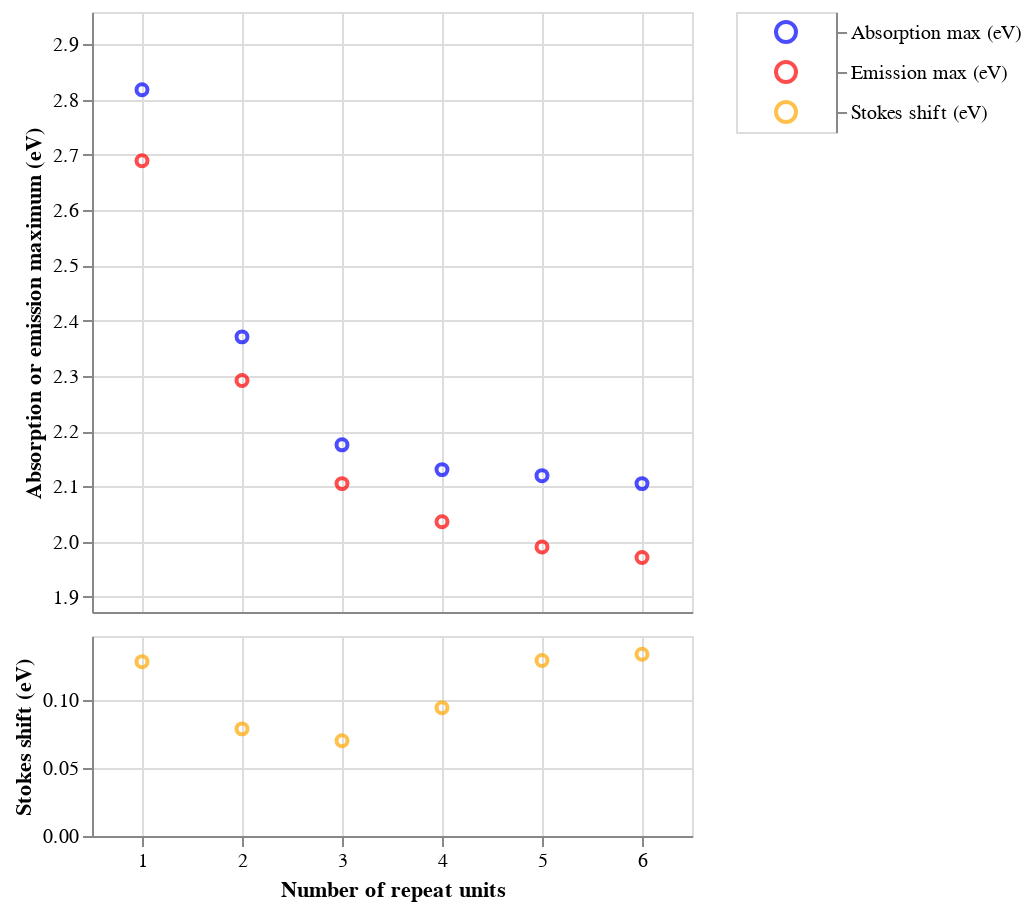

Notebook code for this chart:
### Markdown cell above
As we discussed earlier, for comparisons such as the Stokes shift, it's better to plot in terms of energy. Let's do that and add the Stokes shift on the same x-axis, but below the main plot.

### Code cell
# First scatter plot for "Absorption max (eV)" and "Emission max (eV)" (upper part of the y-axis)
scatter_absorption = (
    alt.Chart(df_matches)
    .mark_point()
    .encode(
        x="repeat_unit_match_count",
        y=alt.Y("Absorption max (eV)", scale=alt.Scale(domain=[y_min_eV, y_max_eV])),
        color=alt.value(absorption_color),
        tooltip=["repeat_unit_match_count", "Absorption max (eV)"],
    )
)

scatter_emission = (
    alt.Chart(df_matches)
    .mark_point()
    .encode(
        x="repeat_unit_match_count",
        y=alt.Y(
            "Emission max (eV)", scale=alt.Scale(domain=[y_min_eV, y_max_eV])
        ),  # Same y-axis range as absorption
        color=alt.value(emission_color),
        tooltip=["repeat_unit_match_count", "Emission max (eV)"],
    )
)

# Second scatter plot for "Stokes shift (eV)" (lower part of the y-axis)
scatter_stokes = (
    alt.Chart(df_matches)
    .mark_point()
    .encode(
        x="repeat_unit_match_count",
        y=alt.Y(
            "Stokes shift (eV)", scale=alt.Scale(domain=[0, stokes_y_max])
        ),  # Stokes shift on a different y-axis range
        color=alt.value(stokes_color),
        tooltip=["repeat_unit_match_count", "Stokes shift (eV)"],
    )
)

# Manual legend with explicit sort order
legend_data = pl.DataFrame(
    {
        "Type": ["Absorption max (eV)", "Emission max (eV)", "Stokes shift (eV)"],
        "Color": [absorption_color, emission_color, stokes_color],
    }
)

legend = (
    alt.Chart(legend_data)
    .mark_point(size=100)
    .encode(
        y=alt.Y(
            "Type:N",
            sort=[
                "Absorption max (eV)",
                "Emission max (eV)",
                "Stokes shift (eV)",
            ],  # Explicit sort order
            axis=alt.Axis(orient="right", title=None),
        ),
        color=alt.Color("Color:N", scale=None),
    )
    .properties(width=50)
)

# Layer the absorption and emission scatter plots
upper_chart = alt.layer(scatter_absorption, scatter_emission).encode(
    y=alt.Y(
        "Absorption max (eV)",
        scale=alt.Scale(domain=[y_min_eV, y_max_eV]),
        title="Absorption or emission maximum (eV)",
    ),
    x=alt.X(
        "repeat_unit_match_count",
        scale=alt.Scale(domain=[0.5, max_x_value]),
        title=None,
        axis=alt.Axis(labels=False, tickSize=0),
    ),
)

# Create the Stokes shift scatter plot
lower_chart = scatter_stokes.encode(
    y=alt.Y(
        "Stokes shift (eV)",
        scale=alt.Scale(domain=[0, stokes_y_max]),
        title="Stokes shift (eV)",
    ),
    x=alt.X(
        "repeat_unit_match_count",
        scale=alt.Scale(domain=[0.5, max_x_value]),
        title="Number of repeat units",
    ),
)

# Combine the two charts vertically with some padding to simulate a break
combined_chart = alt.vconcat(
    upper_chart.properties(height=300), lower_chart.properties(height=100), spacing=10
).resolve_scale(x="shared")

# Display the combined chart with the legend
layered_chart = alt.hconcat(combined_chart, legend)

layered_chart.show()

### Figure 1 — Vega specification as saved in the notebook (floating-point values rounded to 4 significant figures)
{"$schema": "https://vega.github.io/schema/vega/v5.json", "data": [{"name": "source_0"}, {"name": "data_0", "values": [{"Absorption max (eV)": 2.818, "repeat_unit_match_count": 1}, {"Absorption max (eV)": 2.371, "repeat_unit_match_count": 2}, {"Absorption max (eV)": 2.175, "repeat_unit_match_count": 3}, {"Absorption max (eV)": 2.13, "repeat_unit_match_count": 4}, {"Absorption max (eV)": 2.119, "repeat_unit_match_count": 5}, {"Absorption max (eV)": 2.105, "repeat_unit_match_count": 6}]}, {"name": "data_1", "values": [{"Emission max (eV)": 2.689, "repeat_unit_match_count": 1}, {"Emission max (eV)": 2.292, "repeat_unit_match_count": 2}, {"Emission max (eV)": 2.105, "repeat_unit_match_count": 3}, {"Emission max (eV)": 2.036, "repeat_unit_match_count": 4}, {"Emission max (eV)": 1.99, "repeat_unit_match_count": 5}, {"Emission max (eV)": 1.971, "repeat_unit_match_count": 6}]}, {"name": "data_2", "values": [{"Stokes shift (eV)": 0.1284, "repeat_unit_match_count": 1}, {"Stokes shift (eV)": 0.07887, "repeat_unit_match_count": 2}, {"Stokes shift (eV)": 0.07017, "repeat_unit_match_count": 3}, {"Stokes shift (eV)": 0.09445, "repeat_unit_match_count": 4}, {"Stokes shift (eV)": 0.1293, "repeat_unit_match_count": 5}, {"Stokes shift (eV)": 0.1339, "repeat_unit_match_count": 6}]}, {"name": "source_1", "values": [{"Color": "blue", "Type": "Absorption max (eV)", "y_Type_sort_index": 0.0}, {"Color": "red", "Type": "Emission max (eV)", "y_Type_sort_index": 1.0}, {"Color": "orange", "Type": "Stokes shift (eV)", "y_Type_sort_index": 2.0}]}, {"name": "source_1_concat_1_y_domain_Type", "values": [{"Type": "Absorption max (eV)", "sort_field": 0.0}, {"Type": "Emission max (eV)", "sort_field": 1.0}, {"Type": "Stokes shift (eV)", "sort_field": 2.0}]}], "signals": [{"name": "concat_0_width", "value": 300}, {"name": "concat_0_concat_0_height", "value": 300}, {"name": "concat_0_concat_1_height", "value": 100}, {"name": "concat_1_width", "value": 50}, {"name": "concat_1_y_step", "value": 20}, {"name": "concat_1_height", "update": "bandspace(domain('concat_1_y').length, 1, 0.5) * concat_1_y_step"}], "marks": [{"type": "group", "name": "concat_0_group", "marks": [{"type": "group", "name": "concat_0_concat_0_group", "encode": {"update": {"width": {"signal": "concat_0_width"}, "height": {"signal": "concat_0_concat_0_height"}}}, "marks": [{"type": "symbol", "name": "concat_0_concat_0_layer_0_marks", "from": {"data": "data_0"}, "encode": {"update": {"stroke": {"value": "blue"}, "fill": {"value": "transparent"}, "tooltip": {"signal": "{\"repeat_unit_match_count\": format(datum[\"repeat_unit_match_count\"], \"\"), \"Absorption max (eV)\": format(datum[\"Absorption max (eV)\"], \"\")}"}, "opacity": {"value": 0.7}, "y": {"field": "Absorption max (eV)", "scale": "concat_0_concat_0_y"}, "x": {"field": "repeat_unit_match_count", "scale": "concat_0_x"}}}, "style": ["point"]}, {"type": "symbol", "name": "concat_0_concat_0_layer_1_marks", "from": {"data": "data_1"}, "encode": {"update": {"tooltip": {"signal": "{\"repeat_unit_match_count\": format(datum[\"repeat_unit_match_count\"], \"\"), \"Emission max (eV)\": format(datum[\"Emission max (eV)\"], \"\")}"}, "y": {"field": "Emission max (eV)", "scale": "concat_0_concat_0_y"}, "x": {"field": "repeat_unit_match_count", "scale": "concat_0_x"}, "opacity": {"value": 0.7}, "stroke": {"value": "red"}, "fill": {"value": "transparent"}}}, "style": ["point"]}], "axes": [{"scale": "concat_0_x", "orient": "bottom", "labels": false, "maxExtent": 0, "aria": false, "tickCount": {"signal": "ceil(concat_0_width/40)"}, "gridScale": "concat_0_concat_0_y", "zindex": 0, "ticks": false, "domain": false, "grid": true, "minExtent": 0}, {"scale": "concat_0_concat_0_y", "domain": false, "minExtent": 0, "zindex": 0, "gridScale": "concat_0_x", "grid": true, "ticks": false, "maxExtent": 0, "orient": "left", "labels": false, "tickCount": {"signal": "ceil(concat_0_concat_0_height/40)"}, "aria": false}, {"scale": "concat_0_x", "labelOverlap": true, "orient": "bottom", "tickSize": 0, "labelFlush": true, "grid": false, "tickCount": {"signal": "ceil(concat_0_width/40)"}, "zindex": 0, "labels": false}, {"scale": "concat_0_concat_0_y", "tickCount": {"signal": "ceil(concat_0_concat_0_height/40)"}, "title": "Absorption or emission maximum (eV)", "zindex": 0, "labelOverlap": true, "orient": "left", "grid": false}], "style": "cell"}, {"type": "group", "name": "concat_0_concat_1_group", "encode": {"update": {"width": {"signal": "concat_0_width"}, "height": {"signal": "concat_0_concat_1_height"}}}, "marks": [{"type": "symbol", "name": "concat_0_concat_1_marks", "from": {"data": "data_2"}, "encode": {"update": {"stroke": {"value": "orange"}, "opacity": {"value": 0.7}, "y": {"field": "Stokes shift (eV)", "scale": "concat_0_concat_1_y"}, "fill": {"value": "transparent"}, "tooltip": {"signal": "{\"repeat_unit_match_count\": format(datum[\"repeat_unit_match_count\"], \"\"), \"Stokes shift (eV)\": format(datum[\"Stokes shift (eV)\"], \"\")}"}, "x": {"field": "repeat_unit_match_count", "scale": "concat_0_x"}}}, "style": ["point"]}], "axes": [{"scale": "concat_0_x", "maxExtent": 0, "zindex": 0, "gridScale": "concat_0_concat_1_y", "ticks": false, "labels": false, "tickCount": {"signal": "ceil(concat_0_width/40)"}, "aria": false, "orient": "bottom", "grid": true, "domain": false, "minExtent": 0}, {"scale": "concat_0_concat_1_y", "ticks": false, "zindex": 0, "maxExtent": 0, "gridScale": "concat_0_x", "orient": "left", "grid": true, "tickCount": {"signal": "ceil(concat_0_concat_1_height/40)"}, "domain": false, "aria": false, "minExtent": 0, "labels": false}, {"scale": "concat_0_x", "title": "Number of repeat units", "orient": "bottom", "labelFlush": true, "labelOverlap": true, "tickCount": {"signal": "ceil(concat_0_width/40)"}, "zindex": 0, "grid": false}, {"scale": "concat_0_concat_1_y", "grid": false, "title": "Stokes shift (eV)", "orient": "left", "tickCount": {"signal": "ceil(concat_0_concat_1_height/40)"}, "labelOverlap": true, "zindex": 0}], "style": "cell"}], "layout": {"padding": 10, "columns": 1, "bounds": "full", "align": "each"}}, {"type": "group", "name": "concat_1_group", "encode": {"update": {"width": {"signal": "concat_1_width"}, "height": {"signal": "concat_1_height"}}}, "signals": [{"name": "width", "update": "concat_1_width"}], "marks": [{"type": "symbol", "name": "concat_1_marks", "from": {"data": "source_1"}, "encode": {"update": {"y": {"field": "Type", "scale": "concat_1_y"}, "fill": {"value": "transparent"}, "x": {"signal": "concat_1_width", "mult": 0.5}, "opacity": {"value": 0.7}, "size": {"value": 100}, "stroke": {"field": "Color"}}}, "style": ["point"]}], "axes": [{"scale": "concat_1_y", "grid": false, "zindex": 0, "orient": "right"}], "style": "cell"}], "scales": [{"name": "concat_0_x", "type": "linear", "domain": [0.5, 6.5], "range": [0, {"signal": "concat_0_width"}], "zero": false}, {"name": "concat_0_concat_0_y", "type": "linear", "domain": [1.873, 2.959], "range": [{"signal": "concat_0_concat_0_height"}, 0], "zero": false}, {"name": "concat_0_concat_1_y", "type": "linear", "domain": [0, 0.1472], "range": [{"signal": "concat_0_concat_1_height"}, 0], "zero": true}, {"name": "concat_1_y", "type": "point", "domain": {"data": "source_1_concat_1_y_domain_Type", "field": "Type", "sort": {"op": "max", "field": "sort_field"}}, "range": {"step": {"signal": "concat_1_y_step"}}, "padding": 0.5}], "layout": {"padding": 20, "bounds": "full", "align": "each"}, "background": "white", "padding": 5}
